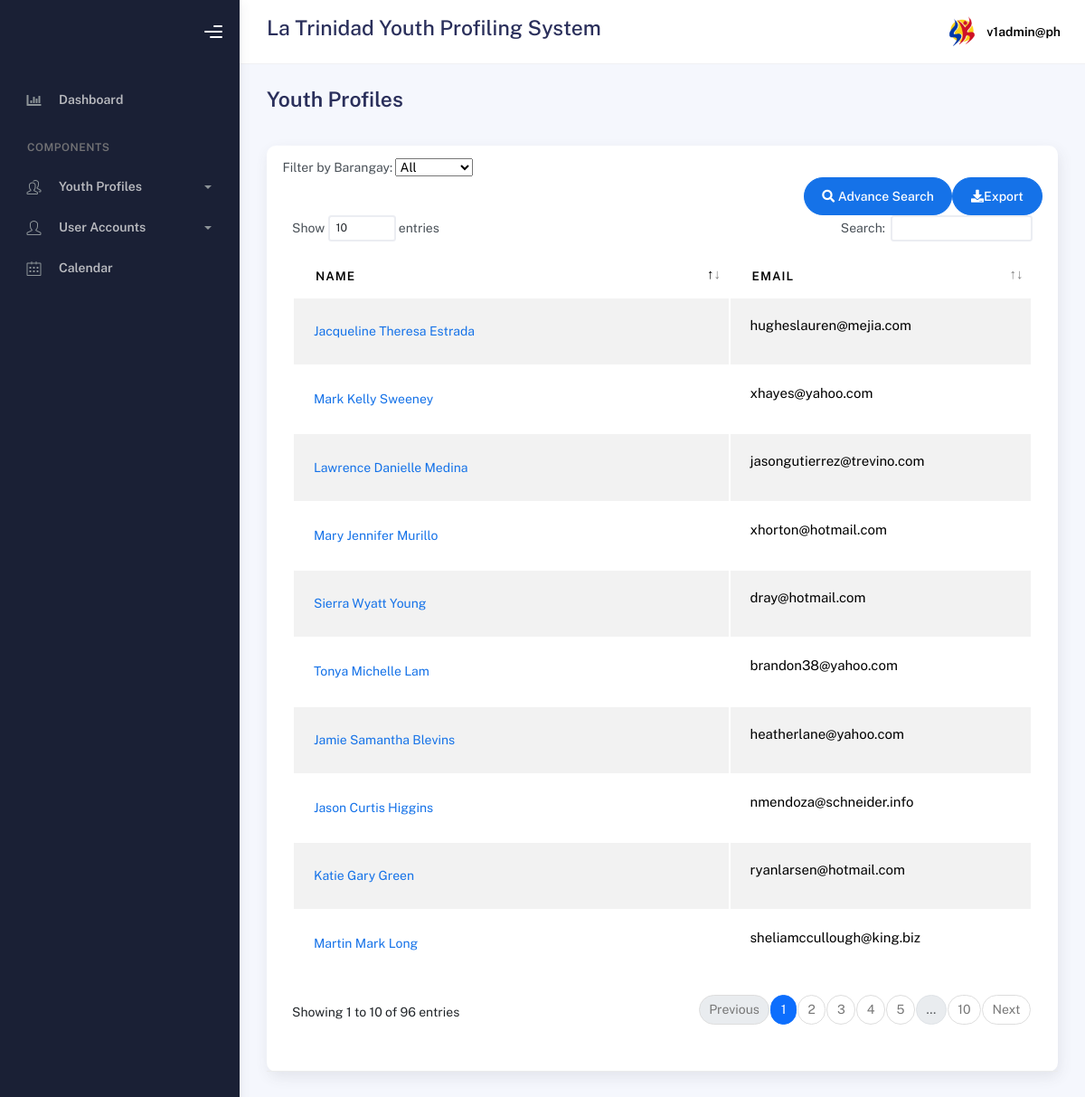
The app's page /admin/profiles.php (signed in), older data.
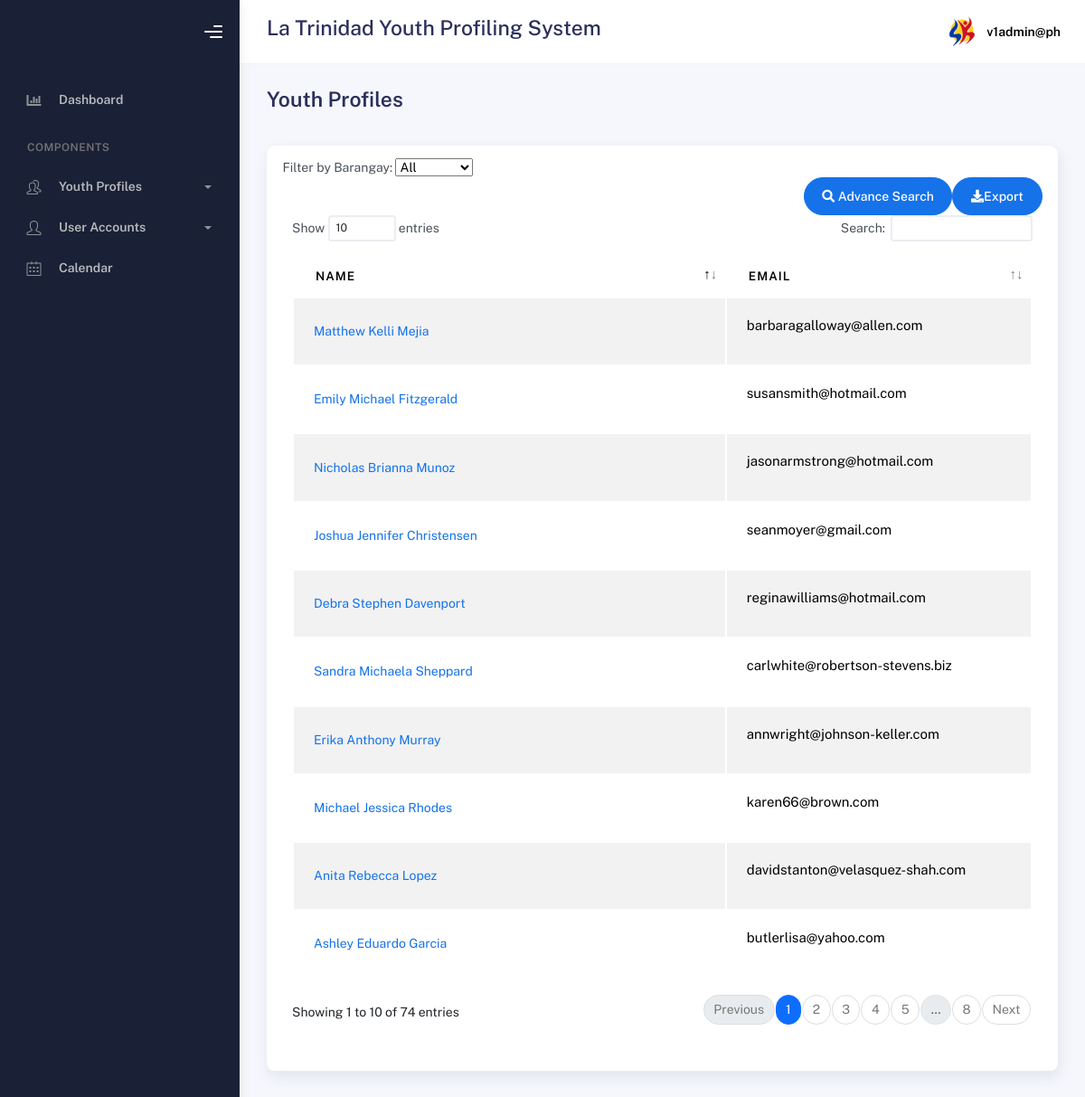
The same page, newer data.
### tables this page shows
CREATE TABLE `profiles` (
  `id` int(11) NOT NULL,
  `lname` varchar(100) DEFAULT NULL,
  `fname` varchar(100) DEFAULT NULL,
  `mname` varchar(100) DEFAULT NULL,
  `suffix` varchar(20) DEFAULT NULL,
  `region` varchar(100) DEFAULT NULL,
  `province` varchar(100) DEFAULT NULL,
  `municipality` varchar(100) DEFAULT NULL,
  `barangay` varchar(100) DEFAULT NULL,
  `sitio` varchar(50) DEFAULT NULL,
  `purok` varchar(100) DEFAULT NULL,
  `house_number` varchar(50) DEFAULT NULL,
  `sex` varchar(10) DEFAULT NULL,
  `age` int(11) DEFAULT NULL,
  `youth_with_needs` text DEFAULT NULL,
  `email` varchar(100) DEFAULT NULL,
  `birth_month` varchar(20) DEFAULT NULL,
  `birth_day` varchar(50) DEFAULT NULL,
  `birth_year` varchar(20) DEFAULT NULL,
  `contactnumber` varchar(20) DEFAULT NULL,
  `civil_status` varchar(20) DEFAULT NULL,
  `youth_classification` varchar(50) DEFAULT NULL,
  `age_group` varchar(50) DEFAULT NULL,
  `work_status` varchar(50) DEFAULT NULL,
  `educational_background` varchar(50) DEFAULT NULL,
  `register_sk_voter` varchar(50) DEFAULT NULL,
  `voted_last_election` varchar(3) DEFAULT NULL,
  `national_voter` varchar(50) DEFAULT NULL,
  `attended_kk` varchar(3) DEFAULT NULL,
  `times_attended_kk` int(11) DEFAULT NULL,
  `no_why` varchar(100) DEFAULT NULL,
  `barangay_code` varchar(50) DEFAULT NULL
);

### admin/profiles.php (the view, shortened to what the changed rows need)
<?php
include ("../connection/conne.php");
$recordsPerPage = 10000;
$currentPage = isset($_GET['page']) ? (int)$_GET['page'] : 1;
$offset = ($currentPage - 1) * $recordsPerPage;
$sql = "SELECT * FROM profiles";
$sql .= " ORDER BY id DESC LIMIT $recordsPerPage OFFSET $offset";
$result = mysqli_query($conn, $sql);
?>
<!DOCTYPE html>
<html lang="en">
<head>
    <link rel="stylesheet" href="../bootstrap/assets/css/bootstrap.min.css" />
    <link rel="stylesheet" href="../bootstrap/assets/css/plugins.min.css" />
    <link rel="stylesheet" href="../bootstrap/assets/css/kaiadmin.min.css" />
</head>
<body>
<div class="wrapper">
    <div class="main-panel">
        <div class="container">
            <div class="page-inner">
                <div class="row">
                    <div class="col-md-12">
                        <div class="card">
                            <div class="card-header">
                                <div class="ms-auto">
                                    <div class="table-responsive">
                                        <form id="profilesForm" method="POST" action="delete_multiple.php">
                                            <table id="basic-datatables" class="display table table-striped table-hover dataTable"
                                                role="grid" aria-describedby="basic-datatables_info">
                                                <thead>
                                                    <tr role="row">
                                                        <th class="sorting_asc" tabindex="1" aria-controls="basic-datatables" rowspan="1"
                                                            colspan="1" aria-sort="ascending" aria-label="Name: activate to sort column descending"
                                                            style="width: 541.766px;">Name</th>
                                                        <th tabindex="2" aria-controls="basic-datatables" rowspan="1" colspan="1"
                                                            style="width: 365.516px;">Email</th>
                                                    </tr>
                                                </thead>
                                                <tbody>
                                                    <?php
                                                    if ($result && mysqli_num_rows($result) > 0) {
                                                        while ($row = mysqli_fetch_assoc($result)) {
                                                        $results[] = $row; ?>
                                                            <td>
                                                                <a href="#" class="profileNameLink" data-id="
                                                                <?= $row['id']; ?>" data-fullname="
                                                                <?= $row['fname'] . ' ' . $row['mname'] . ' ' . $row['lname']; ?>"
                                                                data-address="
                                                                <?= $row['house_number'] . ', ' . $row['purok'] . ', ' . $row['sitio'] . ' ' . $row['barangay'] . ', ' . $row['municipality'] . ', ' . $row['province'] . ', ' . $row['region']; ?>"
                                                                data-sex="
                                                                <?= $row['sex']; ?>" data-age="
                                                                <?= $row['age']; ?>" data-email="
                                                                <?= $row['email']; ?>" data-birthday="
                                                                <?= $row['birth_month'] . '/' . $row['birth_day'] . '/' . $row['birth_year']; ?>"
                                                                data-youth_with_needs="
                                                                <?= $row['youth_with_needs']; ?>" data-contact_number="
                                                                <?= $row['contactnumber']; ?>" data-civil_status="
                                                                <?= $row['civil_status']; ?>" data-age_group="
                                                                <?= $row['age_group']; ?>" data-educational_background="
                                                                <?= $row['educational_background']; ?>" data-youth_classification="
                                                                <?= $row['youth_classification']; ?>" data-work_status="
                                                                <?= $row['work_status']; ?>" data-national_voter="
                                                                <?= $row['national_voter']; ?>" data-register_sk_voter="
                                                                <?= $row['register_sk_voter']; ?>" data-voted_last_election="
                                                                <?= $row['voted_last_election']; ?>" data-times_attended="
                                                                <?= $row['times_attended_kk']; ?>" data-national_voter="
                                                                <?= $row['national_voter']; ?>" data-reason="
                                                                <?= $row['no_why']; ?>" data-bs-toggle="modal" data-bs-target="#modal-default">
                                                                <?= $row['fname'] . ' ' . $row['mname'] . ' ' . $row['lname']; ?> </a>
                                                            </td>
                                                            <td>
                                                                <p style="text-transform:lowercase"> <?= $row['email']; ?> </p>
                                                            </td>
                                                            </tr> <?php }
                                                    }
                                                    ?>
                                                </tbody>
                                            </table>
                                        </form>
                                    </div>
                                </div>
                            </div>
                        </div>
                    </div>
                </div>
            </div>
</body>
</html>

Row changes from the older to the newer data that the page shows:
removed profiles: fname "Jacqueline", mname "Theresa", lname "Estrada", email "hugheslauren@mejia.com"
removed profiles: fname "Mark", mname "Kelly", lname "Sweeney", email "xhayes@yahoo.com"
removed profiles: fname "Lawrence", mname "Danielle", lname "Medina", email "jasongutierrez@trevino.com"
removed profiles: fname "Mary", mname "Jennifer", lname "Murillo", email "xhorton@hotmail.com"
removed profiles: fname "Sierra", mname "Wyatt", lname "Young", email "dray@hotmail.com"
removed profiles: fname "Tonya", mname "Michelle", lname "Lam", email "brandon38@yahoo.com"
removed profiles: fname "Jamie", mname "Samantha", lname "Blevins", email "heatherlane@yahoo.com"
removed profiles: fname "Jason", mname "Curtis", lname "Higgins", email "nmendoza@schneider.info"
removed profiles: fname "Katie", mname "Gary", lname "Green", email "ryanlarsen@hotmail.com"
removed profiles: fname "Martin", mname "Mark", lname "Long", email "sheliamccullough@king.biz"
now on this page (row edited): profiles: fname "Matthew", mname "Kelli", lname "Mejia", email "barbaragalloway@allen.com"
now on this page (row edited): profiles: fname "Emily", mname "Michael", lname "Fitzgerald", email "susansmith@hotmail.com"
now on this page (row edited): profiles: fname "Nicholas", mname "Brianna", lname "Munoz", email "jasonarmstrong@hotmail.com"
added profiles: fname "Joshua", mname "Jennifer", lname "Christensen", email "seanmoyer@gmail.com"
added profiles: fname "Debra", mname "Stephen", lname "Davenport", email "reginawilliams@hotmail.com"
added profiles: fname "Sandra", mname "Michaela", lname "Sheppard", email "carlwhite@robertson-stevens.biz"
added profiles: fname "Erika", mname "Anthony", lname "Murray", email "annwright@johnson-keller.com"
added profiles: fname "Michael", mname "Jessica", lname "Rhodes", email "karen66@brown.com"
added profiles: fname "Anita", mname "Rebecca", lname "Lopez", email "davidstanton@velasquez-shah.com"
added profiles: fname "Ashley", mname "Eduardo", lname "Garcia", email "butlerlisa@yahoo.com"
Text that changed along with them:
text written by a page script: "Show entries Search: Showing 1 to 10 of 96 entries Previous 1 2 3 4 5 … 10 Next" → "Show entries Search: Showing 1 to 10 of 74 entries Previous 1 2 3 4 5 … 8 Next"
